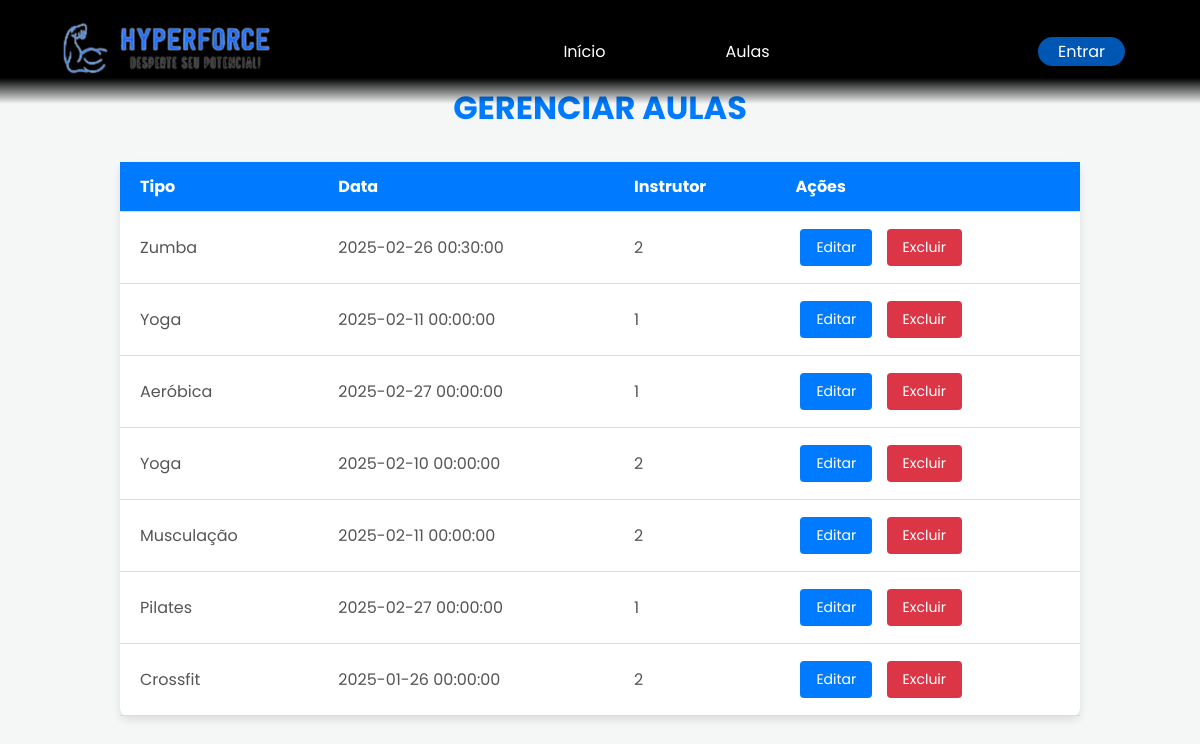
The app's page /php/gerenciar_aulas.php with its own data.
### tables this page shows
CREATE TABLE `aula` (
  `aula_cod` int(11) NOT NULL,
  `aula_tipo` enum('Yoga','Musculação','Crossfit','Zumba','Aeróbica','Pilates','Personal Trainer') NOT NULL,
  `aula_data` datetime NOT NULL,
  `fk_instrutor_cod` int(11) DEFAULT NULL,
  `fk_aluno_cod` int(11) DEFAULT NULL
);

### php/gerenciar_aulas.php (the view, shortened to what this page needs)
<?php
require 'config.php';
$sql = "SELECT * FROM aula";
$result = $conexao->query($sql);
?>
<!DOCTYPE html>
<html lang="pt-BR">
<head>
    <link rel="stylesheet" href="../css/gerenciar_aulas.css">
</head>
<header>
    <nav class="navbar">
        <a href="home.php"><img src="../img/logo_2.png" alt="" class="logo"></a>
        <ul>
            <li><a href="home.php">Início</a></li>
            <?php if (!isset($_SESSION['tipo_sessao'])): ?>
                <li><a href="aulas.php">Aulas</a></li>
            <?php endif; ?>
        </ul>
        <?php if (isset($_SESSION['nome_sessao'])): ?>
            <div class="usuario">
                <a href="#" id="nome_usuario">Olá, <?= htmlspecialchars($_SESSION['nome_sessao']) ?></a>
                <img id="logout" src="../img/logout.png" alt="Sair">
            </div>
        <?php else: ?>
            <a href="login.php" id="entrar">Entrar</a>
        <?php endif; ?>
    </nav>
</header>
<body>
    <section id="tabela">
        <h2>GERENCIAR AULAS</h2>
        <table>
            <tr>
                <th>Tipo</th>
                <th>Data</th>
                <th>Instrutor</th>
                <th>Ações</th>
            </tr>
            <?php while ($row = $result->fetch_assoc()) { ?>
                <tr>
                    <td><?= $row['aula_tipo'] ?></td>
                    <td><?= $row['aula_data'] ?></td>
                    <td><?= $row['fk_instrutor_cod'] ?></td>
                    <td>
                        <button class="editar-btn" data-id="<?= $row['aula_cod'] ?>">Editar</button>
                        <button class="excluir-btn" data-id="<?= $row['aula_cod'] ?>">Excluir</button>
                    </td>
                </tr>
            <?php } ?>
        </table>
    </section>
</body>
</html>

### css/gerenciar_aulas.css (style rules this page uses)
* { margin: 0; padding: 0; box-sizing: border-box; font-family: 'Poppins'; }
body { background-color: #f4f7f6; margin: 0; padding: 0; text-align: center; }
h2 { color: #333; margin-top: 30px; font-size: 32px; color: #007BFF; text-align: center; }
table { width: 80%; margin: 30px auto; border-collapse: collapse; background-color: #fff; border-radius: 8px; box-shadow: 0 4px 8px rgba(0, 0, 0, 0.1); }
th, td { padding: 12px 20px; text-align: left; border-bottom: 1px solid #ddd; font-size: 16px; }
th { background-color: #007BFF; color: #fff; font-weight: bold; }
td { color: #555; }
button { padding: 8px 16px; margin: 5px; border: none; border-radius: 4px; cursor: pointer; font-size: 14px; transition: background-color 0.3s ease; }
.editar-btn { background-color: #007bff; color: white; }
.excluir-btn { background-color: #dc3545; color: white; }
#tabela { display: flex; justify-content: center; align-items: center; flex-direction: column; height: 100vh; width: 100%; text-align: center; color: white; position: sticky; }
* { margin: 0; padding: 0; box-sizing: border-box; font-family: 'Poppins'; scroll-behavior: smooth; }
.navbar { display: flex; justify-content: space-between; align-items: center; background: linear-gradient(180deg, black, black, black, black, rgba(0, 0, 0, 0)); position: absolute; z-index: 1; color: #fff; padding: 15px; width: 100%; }
.navbar .logo { max-width: 250px; margin-left: 30px; }
.navbar ul { display: flex; }
.navbar ul li { margin-right: 60px; margin-left: 60px; list-style: none; }
.navbar ul li a { color: white; text-decoration: none; transition: 0.2s ease-in-out; }
.navbar #entrar { color: white; text-decoration: none; padding: 2px 20px; background-color: #0056b3; border-radius: 20px; margin-right: 60px; }

### records on screen
aula: aula_tipo "Zumba", aula_data "2025-02-26 00:30:00", fk_instrutor_cod "2"
aula: aula_tipo "Yoga", aula_data "2025-02-11 00:00:00", fk_instrutor_cod "1"
aula: aula_tipo "Aeróbica", aula_data "2025-02-27 00:00:00", fk_instrutor_cod "1"
aula: aula_tipo "Yoga", aula_data "2025-02-10 00:00:00", fk_instrutor_cod "2"
aula: aula_tipo "Musculação", aula_data "2025-02-11 00:00:00", fk_instrutor_cod "2"
aula: aula_tipo "Pilates", aula_data "2025-02-27 00:00:00", fk_instrutor_cod "1"
aula: aula_tipo "Crossfit", aula_data "2025-01-26 00:00:00", fk_instrutor_cod "2"
